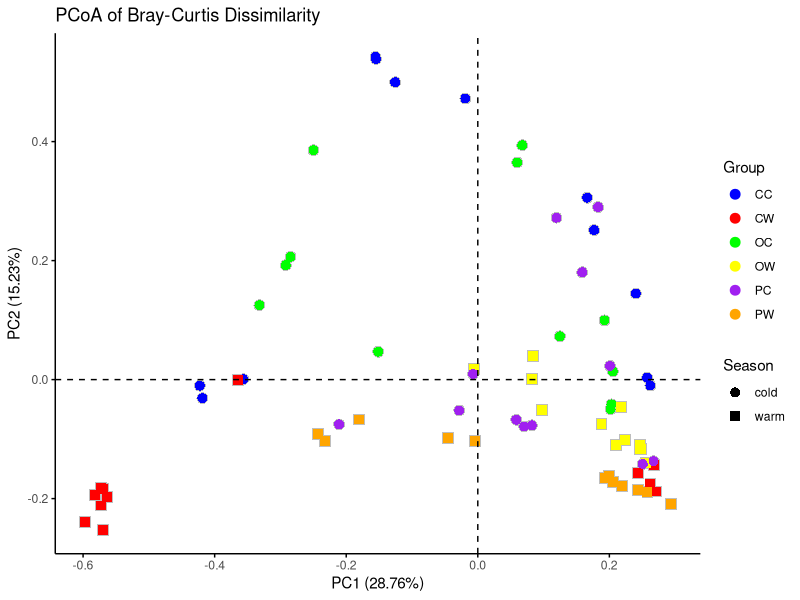
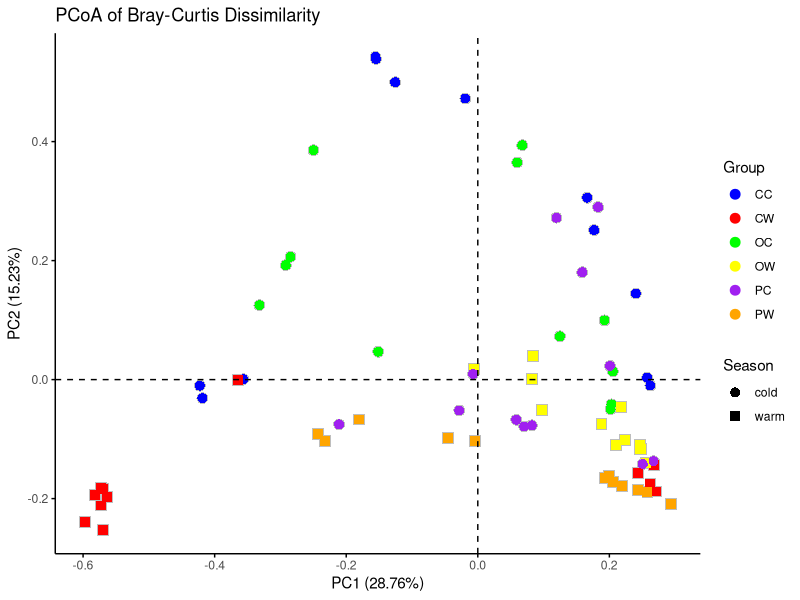

The R script that drew these images, in order:
# 安装所需的包，如果未安装，请取消注释下面的行并运行
install.packages("vegan")
install.packages("ggplot2")
install.packages("tidyverse")

# 加载必要的包
library(vegan)
library(ggplot2)
library(tidyverse)

# 读取Bray-Curtis距离矩阵和分组信息
bray_curtis <- read.csv("./bray_curtis.csv", row.names = 1)
group_info <- read.csv("./group1.csv")

# 检查数据
head(bray_curtis)
head(group_info)

# 计算PCoA
pcoa_result <- cmdscale(bray_curtis, k = 2, eig = TRUE)

# 提取坐标
pcoa_coords <- as.data.frame(pcoa_result$points)
colnames(pcoa_coords) <- c("PC1", "PC2")

# 添加分组信息
pcoa_coords$Sample <- rownames(pcoa_coords)
merged_data <- merge(pcoa_coords, group_info, by.x = "Sample", by.y = "Sample")

# 计算PC1和PC2的百分比
percent_variance <- (pcoa_result$eig / sum(pcoa_result$eig)) * 100
pc1_percent <- round(percent_variance[1], 2)
pc2_percent <- round(percent_variance[2], 2)

# 绘制PCoA图
ggplot(merged_data, aes(x = PC1, y = PC2, shape = Season, color = Group, fill = Group)) +
  geom_point(size = 4, stroke = 0, color = "grey", show.legend = FALSE) +  # 添加黑色边框
  geom_point(size = 3, aes(fill = Group)) +  # 自定义颜色填充
  theme_minimal() +
  labs(title = "PCoA of Bray-Curtis Dissimilarity",
       x = paste("PC1 (", pc1_percent, "%)", sep = ""),
       y = paste("PC2 (", pc2_percent, "%)", sep = "")) +
  scale_shape_manual(values = c(16, 15)) +  # 自定义形状
  theme(legend.position = "right") +
  scale_color_manual(values = c("blue", "red", "green", "yellow", "purple", "orange")) +  # 自定义颜色
  scale_fill_manual(values = c("blue", "red", "green", "yellow", "purple", "orange")) +  # 添加填充颜色
  theme(legend.position = "right",
        panel.grid.major = element_blank(),  # 去除主网格线
        panel.grid.minor = element_blank(),  # 去除次网格线
        axis.line = element_line(colour = "black"),  # 添加坐标轴线
        axis.ticks = element_line(colour = "black")) +  # 添加坐标轴刻度线
  geom_vline(xintercept = 0, linetype = "dashed") +  # 添加虚线纵轴
  geom_hline(yintercept = 0, linetype = "dashed")   # 添加虚线横轴

# 显示图形
ggsave("./pcoasum.pdf", width = 8, height = 6)  # 保存图形
